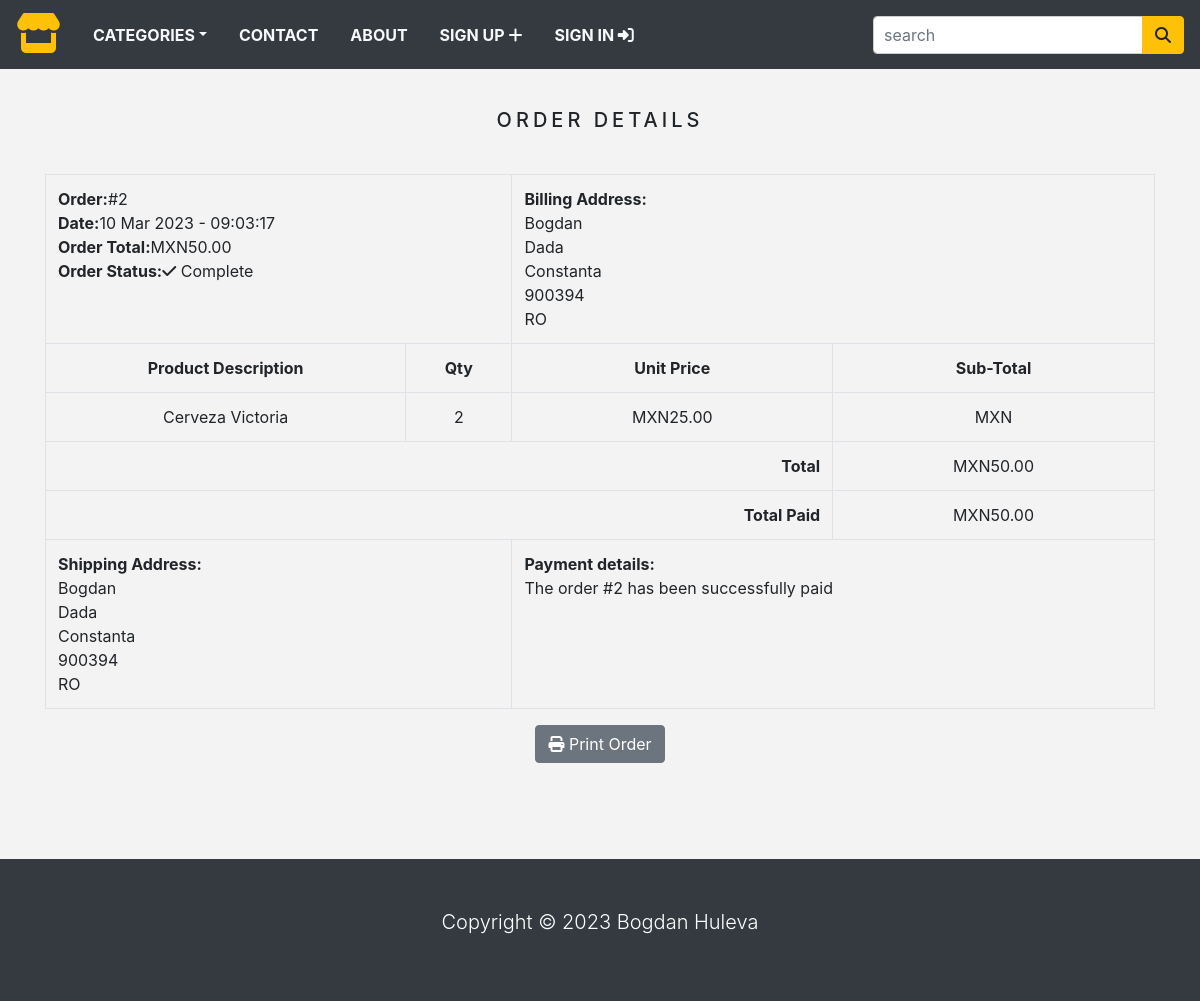
The app's page /order/2 (signed in) with its own data.
### store/models.py (models this page shows, shortened)
class Order(models.Model):
    token = models.CharField(max_length=250, blank=True)
    total = models.DecimalField(max_digits=10, decimal_places=2, verbose_name='MXN Order Total')
    emailAddress = models.EmailField(max_length=250, blank=True, verbose_name='Email Address')
    created = models.DateTimeField(auto_now_add=True)
    billingName = models.CharField(max_length=250, blank=True)
    billingAddress1 = models.CharField(max_length=250, blank=True)
    billingCity = models.CharField(max_length=250, blank=True)
    billingPostcode = models.CharField(max_length=250, blank=True)
    billingCountry = models.CharField(max_length=250, blank=True)
    shippingName = models.CharField(max_length=250, blank=True)
    shippingAddress1 = models.CharField(max_length=250, blank=True)
    shippingCity = models.CharField(max_length=250, blank=True)
    shippingPostcode = models.CharField(max_length=250, blank=True)
    shippingCountry = models.CharField(max_length=250, blank=True)
    class Meta:
        db_table = 'Order'
        ordering = ['-created']

class OrderItem(models.Model):
    product = models.CharField(max_length=250)
    quantity = models.IntegerField()
    price = models.DecimalField(max_digits=10, decimal_places=2, verbose_name='MXN Price')
    order = models.ForeignKey(Order, on_delete=models.CASCADE)
    class Meta:
        db_table = 'OrderItem'

### store/views.py (the view)
# urls.py: path('order/<int:order_id>', views.viewOrder, name='order_detail'),
@login_required(redirect_field_name='next', login_url='signin')
def viewOrder(request, order_id):
    if request.user.is_authenticated:
        email = str(request.user.email)
        order = Order.objects.get(id=order_id, emailAddress=email)
        order_items = OrderItem.objects.filter(order=order)
    return render(request, 'order_detail.html', {'order': order, 'order_items': order_items})

### store/context_processors.py (called while the page is built)
def counter(request):
    item_count = 0
    if 'admin' in request.path:
        return {}
    else:
        try:
            cart = Cart.objects.filter(cart_id=_cart_id(request))
            cart_items = CartItem.objects.all().filter(cart=cart[:1])
            for cart_item in cart_items:
                item_count += cart_item.quantity
        except Cart.DoesNotExist:
            item_count = 0
    return dict(item_count = item_count)

def menu_links(request):
    links = Category.objects.all()
    return dict(links=links)

### store/models.py (called while the page is built)
    def get_url(self):
        return reverse('products_by_category', args=[self.slug])

### store/views.py (called while the page is built)
def _cart_id(request):
    cart = request.session.session_key
    if not cart:
        cart = request.session.create()
    return cart

### store/templates/order_detail.html (shortened to what this page needs)
{% extends 'base.html' %}
{% load static %}
{% block content %}
    <div class="container">
        <div class="text-center">
            <br>
            <h1 class="text-center product_title">
                Order Details
            </h1>
            <br>
            <table class="table table-bordered">
                <tr>
                    <td class="text-left" colspan="2">
                        <b>Order:</b>#{{ order.id }} <br>
                        <b>Date:</b>{{ order.created|date:"d M Y - H:m:s" }} <br>
                        <b>Order Total:</b>MXN{{ order.total }} <br>
                        <b>Order Status:</b><i class="fa-solid fa-check"></i> Complete
                    </td>
                    <td class="text-left" colspan="2">
                        <b>Billing Address: </b><br>
                        {{ order.billingName }} <br>
                        {{ order.billingAddress1 }} <br>
                        {{ order.billingCity }} <br>
                        {{ order.billingPostcode }} <br>
                        {{ order.billingCountry }} <br>
                    </td>
                </tr>
                <tr>
                    <td><b>Product Description</b></td>
                    <td><b>Qty</b></td>
                    <td><b>Unit Price</b></td>
                    <td><b>Sub-Total</b></td>
                </tr>
                {% for item in order_items %}
                    <tr>
                        <td>{{ item.product }}</td>
                        <td>{{ item.quantity }}</td>
                        <td>MXN{{ item.price }}</td>
                        <td>MXN{{ item.subtotal }}</td>
                    </tr>
                {% endfor %}
                <tr>
                    <td class="text-right" colspan="3"><b>Total</b></td>
                    <td>MXN{{ order.total }}</td>
                </tr>
                <tr>
                    <td class="text-right" colspan="3"><b>Total Paid</b></td>
                    <td>MXN{{ order.total }}</td>
                </tr>
                <tr>
                    <td class="text-left" colspan="2">
                        <b>Shipping Address:</b><br>
                        {{ order.shippingName }} <br>
                        {{ order.shippingAddress1 }} <br>
                        {{ order.shippingCity }} <br>
                        {{ order.shippingPostcode }} <br>
                        {{ order.shippingCountry }} <br>
                    </td>
                    <td class="text-left" colspan="2">
                        <b>Payment details:</b><br>
                        The order #{{ order.id }} has been successfully paid
                    </td>
                </tr>
            </table>
            <button class="btn btn-secondary" onclick="window.print();">
                <i class="fa-solid fa-print"></i>
                Print Order
            </button>
        </div>
    </div>
    <br><br>
{% endblock %}

### store/static/css/base.css (style rules this page uses)
body { background: #f3f3f3; }
.product_title { font-size: 20px; text-transform: uppercase; letter-spacing: .2em; padding-top: 15px; padding-bottom: 10px; }

### records on screen
Order: id "2", created "10 Mar 2023 - 09:03:17", total "50.00", billingName "Bogdan", billingAddress1 "Dada", billingCity "Constanta", billingPostcode "900394", billingCountry "RO", shippingName "Bogdan", shippingAddress1 "Dada", shippingCity "Constanta", shippingPostcode "900394", shippingCountry "RO"
OrderItem: product "Cerveza Victoria", quantity "2", price "25.00"
